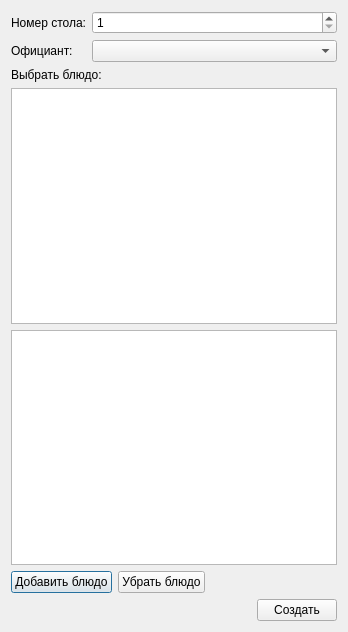
<?xml version="1.0" encoding="UTF-8"?>
<ui version="4.0">
 <class>NewOrderDialog</class>
 <widget class="QDialog" name="NewOrderDialog">
  <property name="geometry">
   <rect>
    <x>0</x>
    <y>0</y>
    <width>348</width>
    <height>632</height>
   </rect>
  </property>
  <property name="windowTitle">
   <string>Новый заказ</string>
  </property>
  <layout class="QVBoxLayout" name="verticalLayout">
   <item>
    <layout class="QFormLayout" name="formLayout">
     <item row="0" column="0">
      <widget class="QLabel" name="label">
       <property name="text">
        <string>Номер стола:</string>
       </property>
      </widget>
     </item>
     <item row="0" column="1">
      <widget class="QSpinBox" name="tableNumberSpinBox">
       <property name="minimum">
        <number>1</number>
       </property>
       <property name="maximum">
        <number>20</number>
       </property>
      </widget>
     </item>
     <item row="1" column="0">
      <widget class="QLabel" name="label_2">
       <property name="text">
        <string>Официант:</string>
       </property>
      </widget>
     </item>
     <item row="1" column="1">
      <widget class="QComboBox" name="waiterComboBox"/>
     </item>
    </layout>
   </item>
   <item>
    <widget class="QLabel" name="label_3">
     <property name="text">
      <string>Выбрать блюдо:</string>
     </property>
    </widget>
   </item>
   <item>
    <widget class="QTableWidget" name="selectedDishesTable"/>
   </item>
   <item>
    <widget class="QTableWidget" name="availableDishesTable"/>
   </item>
   <item>
    <layout class="QHBoxLayout" name="horizontalLayout">
     <item>
      <widget class="QPushButton" name="addDishButton">
       <property name="text">
        <string>Добавить блюдо</string>
       </property>
      </widget>
     </item>
     <item>
      <widget class="QPushButton" name="removeDishButton">
       <property name="text">
        <string>Убрать блюдо</string>
       </property>
      </widget>
     </item>
     <item>
      <spacer name="horizontalSpacer">
       <property name="orientation">
        <enum>Qt::Orientation::Horizontal</enum>
       </property>
       <property name="sizeHint" stdset="0">
        <size>
         <width>40</width>
         <height>20</height>
        </size>
       </property>
      </spacer>
     </item>
    </layout>
   </item>
   <item>
    <layout class="QHBoxLayout" name="horizontalLayout_2">
     <item>
      <spacer name="horizontalSpacer_2">
       <property name="orientation">
        <enum>Qt::Orientation::Horizontal</enum>
       </property>
       <property name="sizeHint" stdset="0">
        <size>
         <width>40</width>
         <height>20</height>
        </size>
       </property>
      </spacer>
     </item>
     <item>
      <widget class="QPushButton" name="btnCreateOrder">
       <property name="text">
        <string>Создать</string>
       </property>
      </widget>
     </item>
    </layout>
   </item>
  </layout>
 </widget>
 <resources/>
 <connections/>
</ui>
